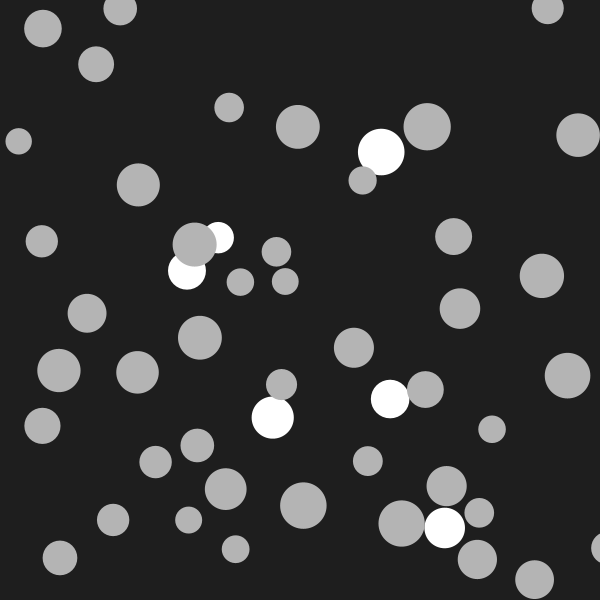
Frame 1 (no input)
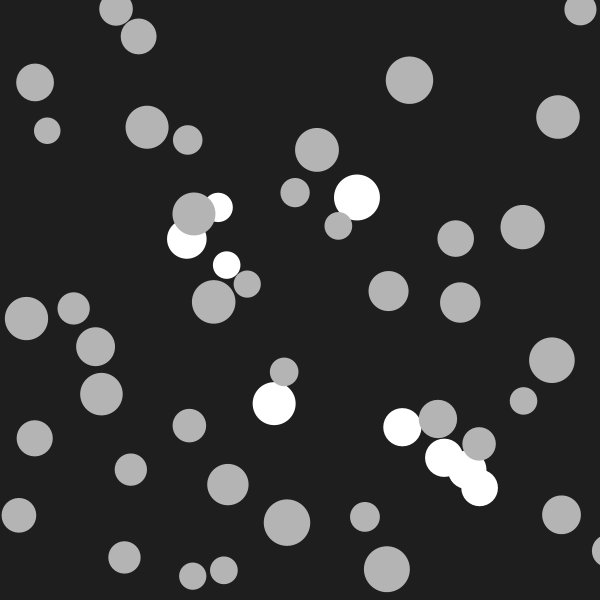
Frame 60 (the mouse pressed at the canvas centre just before this capture)
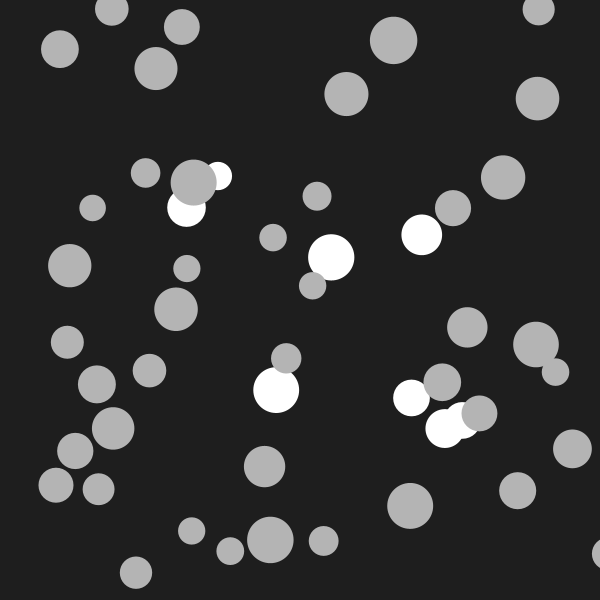
Frame 120 (the mouse held since frame 60 and released just before this capture)

The Processing sketch that drew these frames (run headless with seeded random() and noise(); from frame 60 on, the mouse is pressed at the canvas centre):

// Processing sketch: processing_52848
// ── processing_52848.pde

class unit
{
  float xpos;
  float ypos;
  float dx;
  float dy;
  float uSize;
  int col;
  
  unit(float _xpos, float _ypos, float _uSize, float _dx, float _dy)
  {
    col = 180;
    xpos = _xpos;
    ypos = _ypos;
    uSize = _uSize;
    dx = _dx;
    dy = _dy;
  }
  
  void update()
  {
    //Move, check bounds collision
    if(xpos > width - uSize || xpos < 0 + uSize)
      dx = -dx;
    xpos += dx;
    if(ypos > height - uSize || ypos < 0 + uSize)
      dy = -dy;
    ypos += dy;
    
    
    //draw
    ellipseMode(RADIUS);
    fill(col);
    ellipse(xpos, ypos, uSize, uSize);
    col = 180;
    
  }
  
  boolean isBumped(unit _unit)
  {
    if((sqrt(sq(xpos - _unit.xpos) + sq(ypos - _unit.ypos))) < uSize*2+1)
      return true;
    else
      return false;
  }
}

//================================================================
int uNum = 50;
unit[] units = new unit[uNum];

void setup()
{
  size(600, 600);
  background(30);
  noStroke();
  smooth();
  
  
  //Unit array initializtion
  for(int i=0; i<uNum;++i)
  {
    units[i] = new unit(random(width-10), random(height-10), random(13,24), random(-0.8, 0.8), random(-1.4, 1.4));
    for(int j=0;j<i;++j)
    {
      if(units[i].isBumped(units[j]))
        units[i].xpos += units[i].uSize*5;
    }
  }
}

void draw()
{
  background(30);
  
  
  for(int i=0;i<uNum-1;++i)
  {
    for(int j=i+1;j<uNum;++j)
    {
      if(units[i].isBumped(units[j]))
      {
        units[i].col = 255;
        
      
      float tmpdx = units[i].dx;
      float tmpdy = units[i].dy;
      units[i].dx = units[j].dx;
      units[j].dx = tmpdx;
      units[i].dy = units[j].dy;
      units[j].dy = tmpdy;
      units[i].uSize += random(-0.2, 0.2);
      units[j].uSize += random(-0.2, 0.2);
      
      /*if(units[i].xpos > units[j].xpos)
        units[i].xpos += 2;
      else 
        units[i].xpos -= 2;
      if(units[i].ypos > units[j].ypos)
        units[i].ypos += 2;
      else 
        units[i].ypos -= 2;
        */
          
      
      }
    }
  }
  
  
  for(int i=0; i<uNum;++i)
  {
    units[i].update();
  }
}
